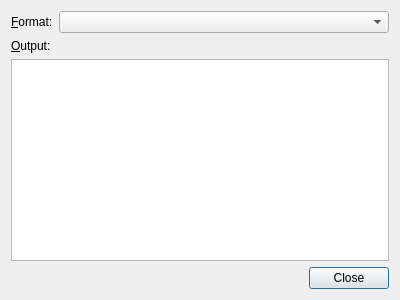
<?xml version="1.0" encoding="UTF-8"?>
<ui version="4.0">
 <class>DumpShapeDialog</class>
 <widget class="QDialog" name="DumpShapeDialog">
  <property name="geometry">
   <rect>
    <x>0</x>
    <y>0</y>
    <width>400</width>
    <height>300</height>
   </rect>
  </property>
  <property name="windowTitle">
   <string>Dump Shape</string>
  </property>
  <layout class="QFormLayout" name="form_layout">
   <item row="3" column="0" colspan="2">
    <widget class="QDialogButtonBox" name="button_box">
     <property name="orientation">
      <enum>Qt::Orientation::Horizontal</enum>
     </property>
     <property name="standardButtons">
      <set>QDialogButtonBox::StandardButton::Close</set>
     </property>
    </widget>
   </item>
   <item row="0" column="0">
    <widget class="QLabel" name="format_label">
     <property name="text">
      <string>&amp;Format:</string>
     </property>
     <property name="buddy">
      <cstring>format_box</cstring>
     </property>
    </widget>
   </item>
   <item row="0" column="1">
    <widget class="QComboBox" name="format_box"/>
   </item>
   <item row="1" column="0" colspan="2">
    <widget class="QLabel" name="output_label">
     <property name="text">
      <string>&amp;Output:</string>
     </property>
     <property name="buddy">
      <cstring>output_edit</cstring>
     </property>
    </widget>
   </item>
   <item row="2" column="0" colspan="2">
    <widget class="QPlainTextEdit" name="output_edit">
     <property name="readOnly">
      <bool>true</bool>
     </property>
    </widget>
   </item>
  </layout>
 </widget>
 <resources/>
 <connections>
  <connection>
   <sender>button_box</sender>
   <signal>accepted()</signal>
   <receiver>DumpShapeDialog</receiver>
   <slot>accept()</slot>
   <hints>
    <hint type="sourcelabel">
     <x>248</x>
     <y>254</y>
    </hint>
    <hint type="destinationlabel">
     <x>157</x>
     <y>274</y>
    </hint>
   </hints>
  </connection>
  <connection>
   <sender>button_box</sender>
   <signal>rejected()</signal>
   <receiver>DumpShapeDialog</receiver>
   <slot>reject()</slot>
   <hints>
    <hint type="sourcelabel">
     <x>316</x>
     <y>260</y>
    </hint>
    <hint type="destinationlabel">
     <x>286</x>
     <y>274</y>
    </hint>
   </hints>
  </connection>
 </connections>
</ui>
